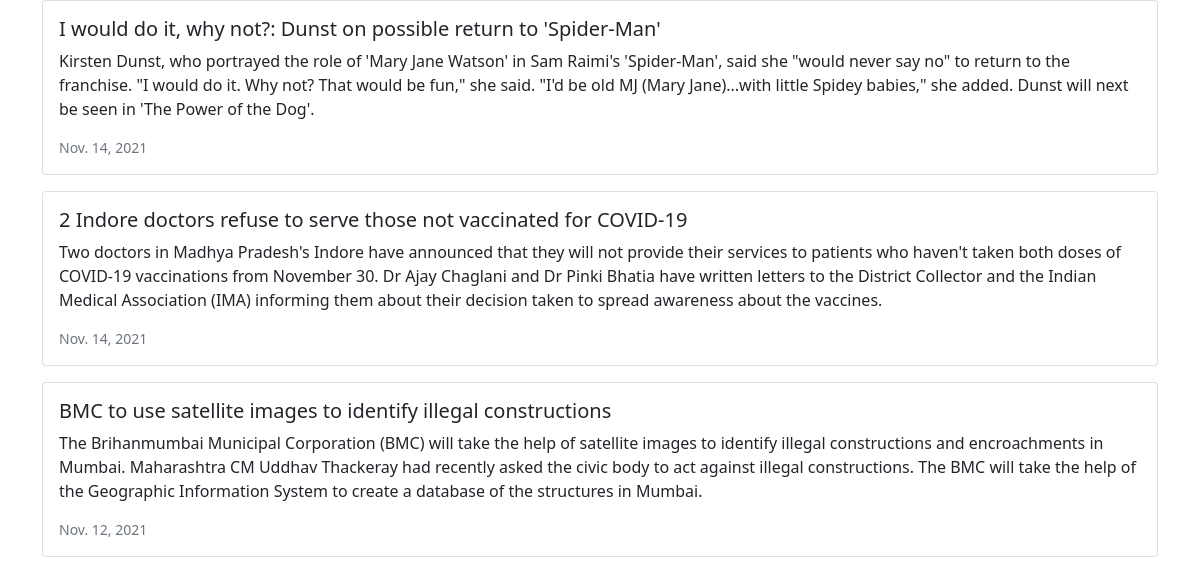
Page /news/ on the committed database.
### news/models.py (models this page shows, shortened)
class News(models.Model):
    headline = models.CharField(max_length=200)
    body = models.TextField()
    date = models.DateField()

### news/views.py (the view)
# urls.py: path('news/', include('news.urls')),
def news(request):
    newss = News.objects.order_by('-date')
    return render(request, 'news.html', {'newss':newss})

### news/templates/news.html (shortened to what this page needs)
<head>
  <link
    href="https://cdn.jsdelivr.net/npm/bootstrap@5.1.1/dist/css/bootstrap.min.css"
    rel="stylesheet"
  />
</head>
<div class="container">
  {% for news in newss %}
  <div class="card mb-3">
    <div class="row g-0">
      <div>
        <div class="card-body">
          <h5 class="card-title">{{ news.headline }}</h5>
          <p class="card-text">{{ news.body }}</p>
          <p class="card-text"><small class="text-muted">{{ news.date }}</small></p>
        </div>
      </div>
    </div>
  </div>
  {% endfor %}
</div>

### rows in the picture
News: headline "I would do it, why not?: Dunst on possible return to 'Spider-Man'", body "Kirsten Dunst, who portrayed the role of 'Mary Jane Watson' in Sam Raimi's 'Spider-Man', said she \"would never say no\" to return to the franchise. \"I would do it. Why not? That would be fun,\" she said. \"I'd be old MJ (Mary Jane)...with little Spidey babies,\" she added. Dunst will next be seen in 'The Power of the Dog'.", date "Nov. 14, 2021"
News: headline "2 Indore doctors refuse to serve those not vaccinated for COVID-19", body "Two doctors in Madhya Pradesh's Indore have announced that they will not provide their services to patients who haven't taken both doses of COVID-19 vaccinations from November 30. Dr Ajay Chaglani and Dr Pinki Bhatia have written letters to the District Collector and the Indian Medical Association (IMA) informing them about their decision taken to spread awareness about the vaccines.", date "Nov. 14, 2021"
News: headline "BMC to use satellite images to identify illegal constructions", body "The Brihanmumbai Municipal Corporation (BMC) will take the help of satellite images to identify illegal constructions and encroachments in Mumbai. Maharashtra CM Uddhav Thackeray had recently asked the civic body to act against illegal constructions. The BMC will take the help of the Geographic Information System to create a database of the structures in Mumbai.", date "Nov. 12, 2021"
